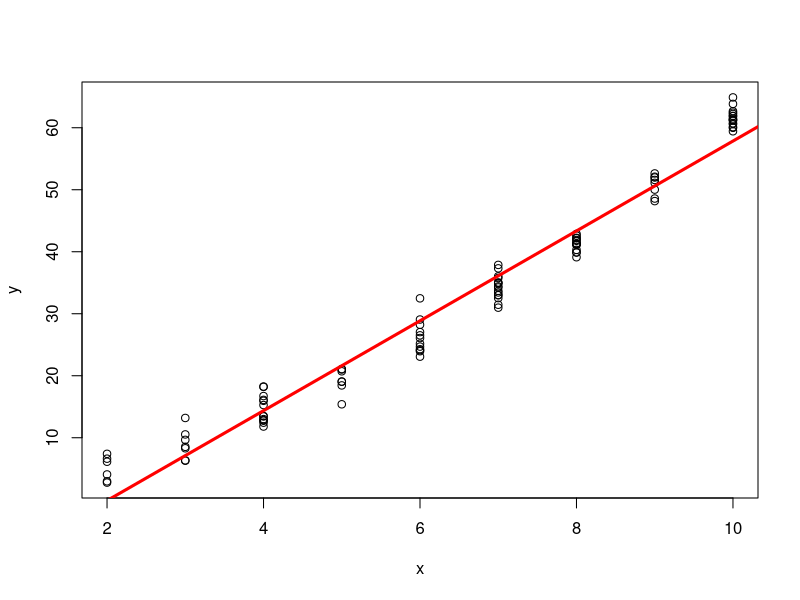
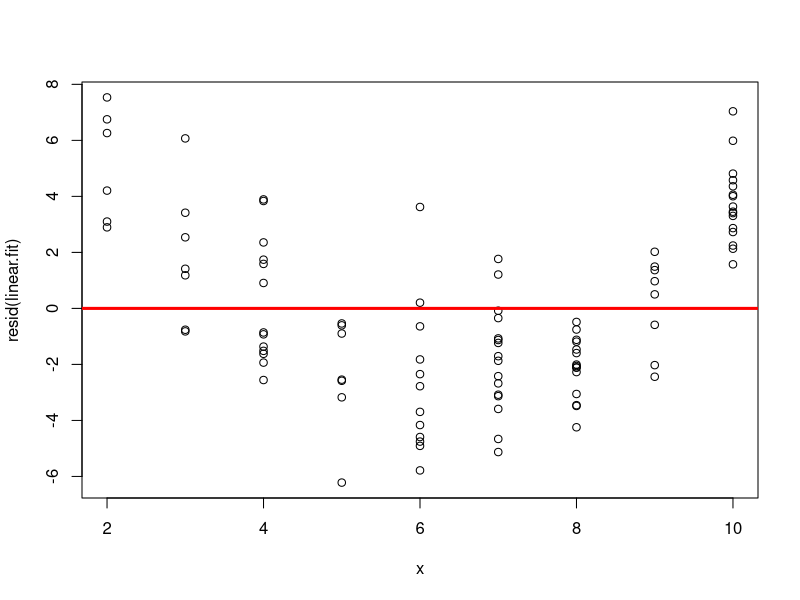
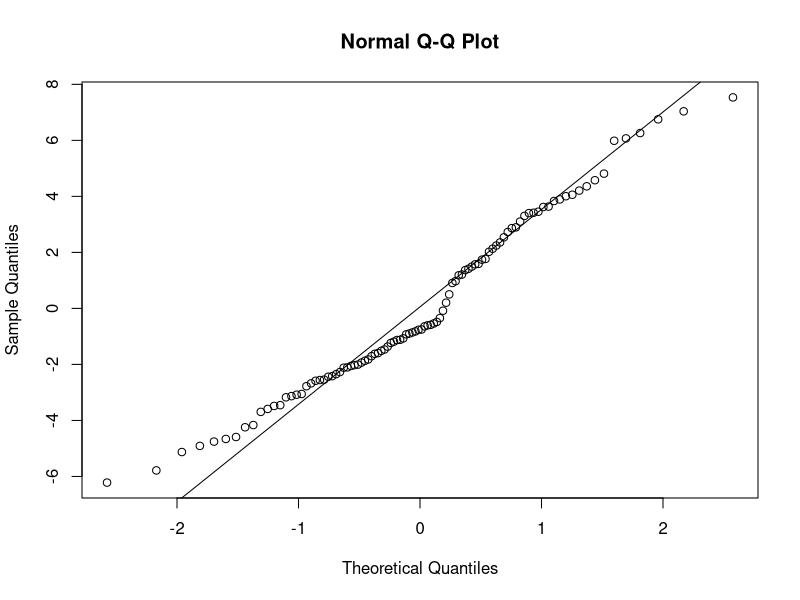
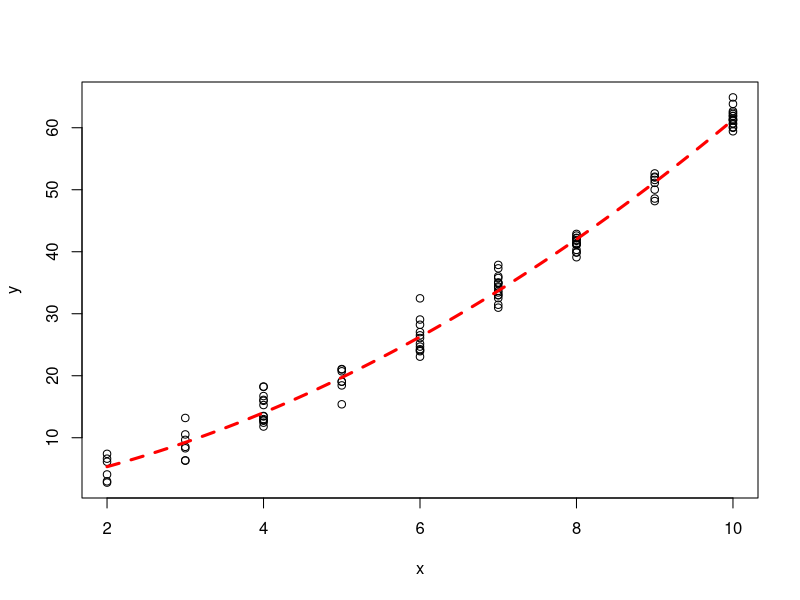
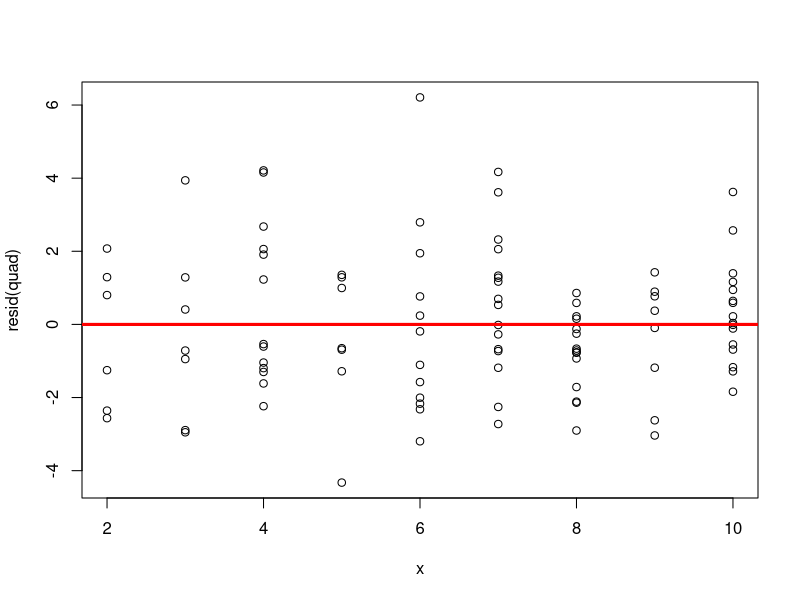
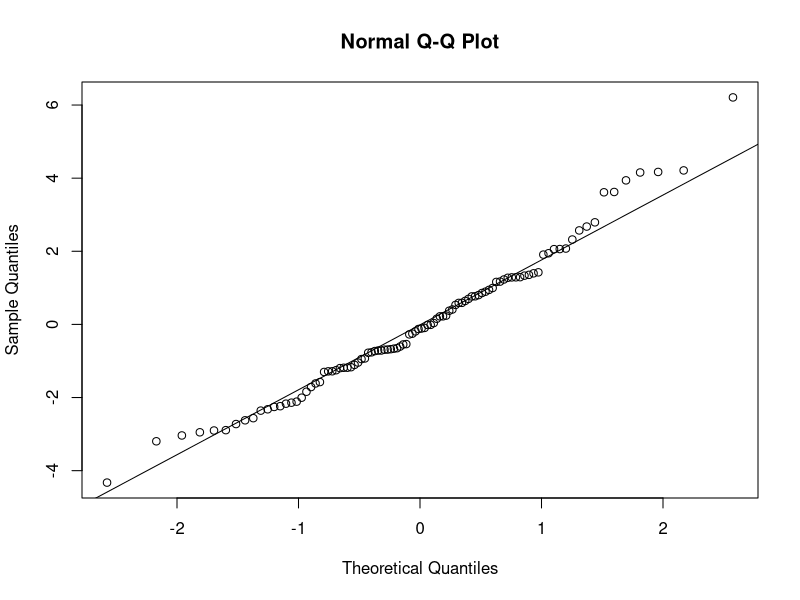

Write the R code that produced these figures, in order.
# Generate data
set.seed(123)
x <- sample(2:10, size = 100, replace = T)
y <- 2 + x + 0.5*x^2 + rnorm(100, 0, 2)

# Simple plot
plot(x, y)

# Linear model
linear.fit <- lm(y ~ x)
summary(linear.fit)
abline(linear.fit, col = 'red', lwd=3)

# Check residuals
plot(x, resid(linear.fit)); abline(0,0, col='red', lwd=3)
qqnorm(resid(linear.fit)); qqline(resid(linear.fit))


# Test lack of fit
# Option 1: Compare two models with anova() function
linear.lof <- lm(y ~ factor(x))
anova(linear.fit, linear.lof)

# Option 2: Include the quantitative factor as a categorical variable (last term)
anova(lm(y ~ x + factor(x)))

# Include a quadratic term
quad <- lm(y ~ x + I(x^2))
summary(quad)
anova(quad)

# Simple plot
plot(x, y)
xnew <- seq(2,10,l=1000)
yhat <- predict(quad, newdata = list(x=xnew))
lines(xnew,yhat, col = 'red', lty = 'dashed', lwd = 3)

# Check residuals
plot(x, resid(quad)); abline(0,0, col='red', lwd=3)
qqnorm(resid(quad)); qqline(resid(quad))
